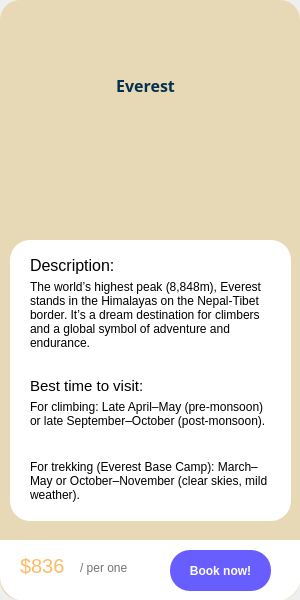
<?xml version="1.0" encoding="UTF-8"?>
<ui version="4.0">
 <class>MainWindow</class>
 <widget class="QMainWindow" name="MainWindow">
  <property name="geometry">
   <rect>
    <x>0</x>
    <y>0</y>
    <width>300</width>
    <height>600</height>
   </rect>
  </property>
  <property name="windowTitle">
   <string>MainWindow</string>
  </property>
  <widget class="QWidget" name="centralwidget">
   <widget class="QWidget" name="widget" native="true">
    <property name="geometry">
     <rect>
      <x>0</x>
      <y>0</y>
      <width>300</width>
      <height>600</height>
     </rect>
    </property>
    <property name="minimumSize">
     <size>
      <width>300</width>
      <height>600</height>
     </size>
    </property>
    <property name="maximumSize">
     <size>
      <width>300</width>
      <height>600</height>
     </size>
    </property>
    <property name="styleSheet">
     <string notr="true">QWidget#widget {
	background-color:rgb(231, 217, 182);
	border-radius: 20px;
}</string>
    </property>
    <widget class="QLabel" name="label">
     <property name="geometry">
      <rect>
       <x>10</x>
       <y>40</y>
       <width>271</width>
       <height>91</height>
      </rect>
     </property>
     <property name="font">
      <font>
       <family>Segoe MDL2 Assets</family>
       <pointsize>12</pointsize>
       <weight>75</weight>
       <italic>false</italic>
       <bold>true</bold>
       <underline>false</underline>
      </font>
     </property>
     <property name="styleSheet">
      <string notr="true">color:rgb(3, 48, 81)</string>
     </property>
     <property name="text">
      <string>Everest</string>
     </property>
     <property name="alignment">
      <set>Qt::AlignCenter</set>
     </property>
     <property name="wordWrap">
      <bool>true</bool>
     </property>
    </widget>
    <widget class="QFrame" name="hoverFrame">
     <property name="geometry">
      <rect>
       <x>10</x>
       <y>240</y>
       <width>281</width>
       <height>281</height>
      </rect>
     </property>
     <property name="styleSheet">
      <string notr="true">background-color:rgb(255, 255, 255);
border-radius: 20px;</string>
     </property>
     <property name="frameShape">
      <enum>QFrame::StyledPanel</enum>
     </property>
     <property name="frameShadow">
      <enum>QFrame::Raised</enum>
     </property>
     <widget class="QLabel" name="label_3">
      <property name="geometry">
       <rect>
        <x>20</x>
        <y>10</y>
        <width>141</width>
        <height>31</height>
       </rect>
      </property>
      <property name="font">
       <font>
        <pointsize>12</pointsize>
       </font>
      </property>
      <property name="text">
       <string>Description:</string>
      </property>
     </widget>
     <widget class="QLabel" name="label_4">
      <property name="geometry">
       <rect>
        <x>20</x>
        <y>40</y>
        <width>251</width>
        <height>121</height>
       </rect>
      </property>
      <property name="font">
       <font>
        <pointsize>9</pointsize>
       </font>
      </property>
      <property name="text">
       <string>The world’s highest peak (8,848m), Everest stands in the Himalayas on the Nepal-Tibet border. It’s a dream destination for climbers and a global symbol of adventure and endurance.</string>
      </property>
      <property name="alignment">
       <set>Qt::AlignLeading|Qt::AlignLeft|Qt::AlignTop</set>
      </property>
      <property name="wordWrap">
       <bool>true</bool>
      </property>
     </widget>
     <widget class="QLabel" name="label_5">
      <property name="geometry">
       <rect>
        <x>20</x>
        <y>130</y>
        <width>141</width>
        <height>31</height>
       </rect>
      </property>
      <property name="font">
       <font>
        <pointsize>11</pointsize>
       </font>
      </property>
      <property name="text">
       <string>Best time to visit:</string>
      </property>
     </widget>
     <widget class="QLabel" name="label_9">
      <property name="geometry">
       <rect>
        <x>20</x>
        <y>160</y>
        <width>241</width>
        <height>51</height>
       </rect>
      </property>
      <property name="font">
       <font>
        <pointsize>9</pointsize>
       </font>
      </property>
      <property name="text">
       <string>For climbing: Late April–May (pre-monsoon) or late September–October (post-monsoon).</string>
      </property>
      <property name="alignment">
       <set>Qt::AlignLeading|Qt::AlignLeft|Qt::AlignTop</set>
      </property>
      <property name="wordWrap">
       <bool>true</bool>
      </property>
     </widget>
     <widget class="QLabel" name="label_10">
      <property name="geometry">
       <rect>
        <x>20</x>
        <y>220</y>
        <width>241</width>
        <height>51</height>
       </rect>
      </property>
      <property name="font">
       <font>
        <pointsize>9</pointsize>
       </font>
      </property>
      <property name="text">
       <string>For trekking (Everest Base Camp): March–May or October–November (clear skies, mild weather).</string>
      </property>
      <property name="alignment">
       <set>Qt::AlignLeading|Qt::AlignLeft|Qt::AlignTop</set>
      </property>
      <property name="wordWrap">
       <bool>true</bool>
      </property>
     </widget>
     <zorder>label_4</zorder>
     <zorder>label_3</zorder>
     <zorder>label_5</zorder>
     <zorder>label_9</zorder>
     <zorder>label_10</zorder>
    </widget>
    <widget class="QLabel" name="label_2">
     <property name="geometry">
      <rect>
       <x>80</x>
       <y>100</y>
       <width>141</width>
       <height>151</height>
      </rect>
     </property>
     <property name="text">
      <string/>
     </property>
     <property name="pixmap">
      <pixmap>../Resource/Images/Everest.png</pixmap>
     </property>
     <property name="scaledContents">
      <bool>true</bool>
     </property>
    </widget>
    <widget class="QFrame" name="hoverFrame_2">
     <property name="geometry">
      <rect>
       <x>0</x>
       <y>540</y>
       <width>301</width>
       <height>61</height>
      </rect>
     </property>
     <property name="styleSheet">
      <string notr="true">border-top-left-radius: 0px; 
border-top-right-radius: 0px;
border-bottom-left-radius: 25px;
border-bottom-right-radius: 25px;
background-color:rgb(255, 255, 255)
</string>
     </property>
     <property name="frameShape">
      <enum>QFrame::StyledPanel</enum>
     </property>
     <property name="frameShadow">
      <enum>QFrame::Raised</enum>
     </property>
     <widget class="QLabel" name="label_7">
      <property name="geometry">
       <rect>
        <x>20</x>
        <y>10</y>
        <width>71</width>
        <height>31</height>
       </rect>
      </property>
      <property name="font">
       <font>
        <pointsize>15</pointsize>
       </font>
      </property>
      <property name="styleSheet">
       <string notr="true">color:rgb(255, 186, 101)</string>
      </property>
      <property name="text">
       <string>$836</string>
      </property>
     </widget>
     <widget class="QPushButton" name="pushButton">
      <property name="geometry">
       <rect>
        <x>170</x>
        <y>10</y>
        <width>101</width>
        <height>41</height>
       </rect>
      </property>
      <property name="font">
       <font>
        <pointsize>9</pointsize>
        <weight>75</weight>
        <bold>true</bold>
       </font>
      </property>
      <property name="styleSheet">
       <string notr="true">QPushButton {
    background-color:rgb(104, 93, 255);
    border-radius: 20px;
	color: white
}

QPushButton:hover {
    background-color: rgb(70, 76, 195);
}
</string>
      </property>
      <property name="text">
       <string>Book now!</string>
      </property>
     </widget>
     <widget class="QLabel" name="label_8">
      <property name="geometry">
       <rect>
        <x>80</x>
        <y>20</y>
        <width>81</width>
        <height>16</height>
       </rect>
      </property>
      <property name="font">
       <font>
        <pointsize>9</pointsize>
       </font>
      </property>
      <property name="styleSheet">
       <string notr="true">color:rgb(115, 115, 115)</string>
      </property>
      <property name="text">
       <string>/ per one</string>
      </property>
     </widget>
    </widget>
    <widget class="QPushButton" name="pushButton_2">
     <property name="geometry">
      <rect>
       <x>20</x>
       <y>40</y>
       <width>32</width>
       <height>32</height>
      </rect>
     </property>
     <property name="styleSheet">
      <string notr="true">QPushButton {
	background-color:rgb(231, 217, 182);
    border-radius: 10px;
}
QPushButton:hover {
    background-color: rgb(116, 116, 116);
}
</string>
     </property>
     <property name="text">
      <string/>
     </property>
     <property name="icon">
      <iconset>
       <normaloff>../Resource/Images/left arrow.png</normaloff>../Resource/Images/left arrow.png</iconset>
     </property>
     <property name="iconSize">
      <size>
       <width>32</width>
       <height>32</height>
      </size>
     </property>
    </widget>
   </widget>
  </widget>
 </widget>
 <resources/>
 <connections/>
</ui>
